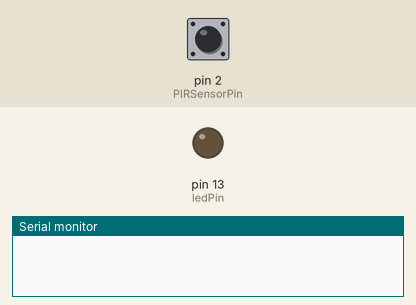
This sketch was run on a simulated Arduino Uno, built with avr-gcc and run on an emulated ATmega328P. Shown: output pins drawn as LEDs (lit = HIGH), the last lines printed to the serial monitor. Inputs (shaded band) come from the test bench; at power-on: pin 2 (PIRSensorPin) HIGH.

Above: at 1.2 s.
1.3 s: pin 2 (PIRSensorPin) pulsed LOW 2 times (0.12 s each, 0.3 s apart)
At 2.6 s:
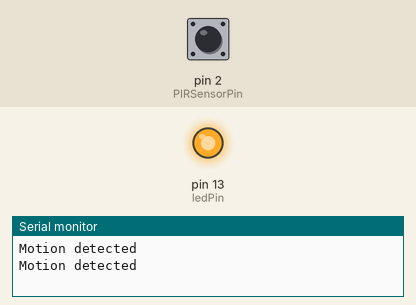
3.4 s: pin 2 (PIRSensorPin) driven LOW
At 4.3 s:
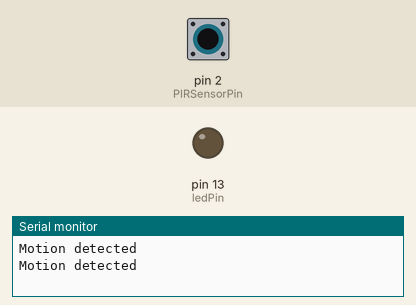
4.9 s: pin 2 (PIRSensorPin) driven HIGH
At 5.5 s:
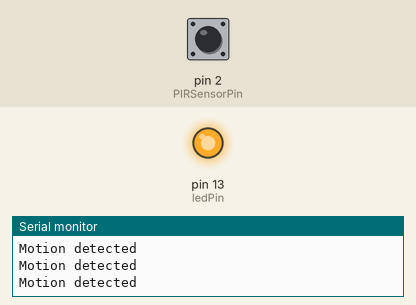
Timing chart, 0 to 7.9 s (numbered marks = the images above; inputs shaded):
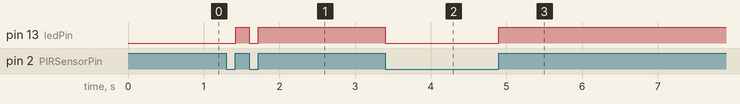

Measured:
- after the input at 1.3 s, pin 13 (ledPin): LOW → HIGH after 0.12 s, → LOW 0.18 s later, → HIGH 0.12 s later
- after the input at 3.4 s, pin 13 (ledPin): HIGH → LOW at once
- after the input at 4.9 s, pin 13 (ledPin): LOW → HIGH at once

The sketch:

main-v7.ino
```cpp
int previousSensorValue = HIGH;
unsigned long previousMillis = 0;
const unsigned long ledDuration = 300;

int PIRSensorPin = 2;
int ledPin = 13;


void setup()
{
  Serial.begin(9600);
  pinMode(PIRSensorPin, INPUT);
  pinMode(ledPin, OUTPUT);
}

void loop()
{
  int sensorVal = digitalRead(PIRSensorPin);

  if (sensorVal != previousSensorValue){
    if (sensorVal == HIGH){

      Serial.println("Motion detected");
      digitalWrite(ledPin, HIGH);
    }
    else{
      digitalWrite(ledPin, LOW);
    }
    previousSensorValue = sensorVal;
    previousMillis = millis();

  if (millis() - previousMillis >= ledDuration){
  	  digitalWrite(ledPin, LOW);
  }
}
}
```
